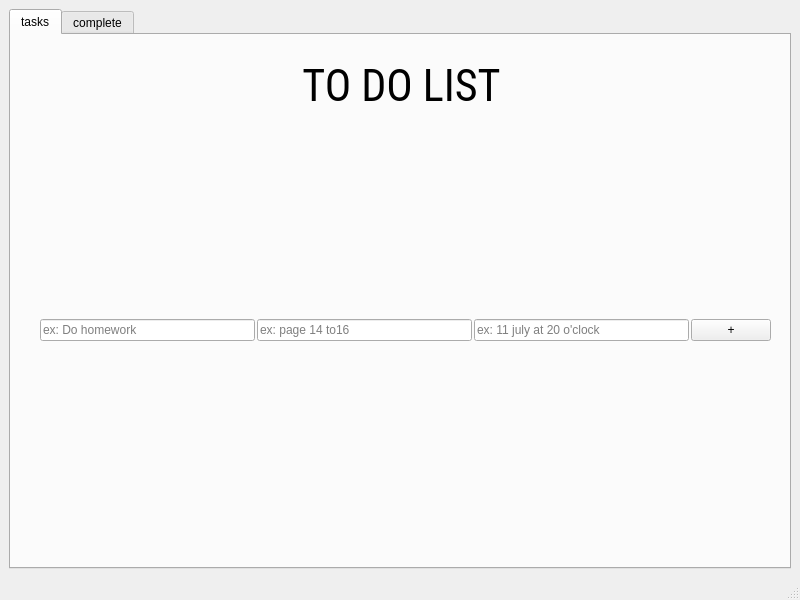
<?xml version="1.0" encoding="UTF-8"?>
<ui version="4.0">
 <class>MainWindow</class>
 <widget class="QMainWindow" name="MainWindow">
  <property name="geometry">
   <rect>
    <x>0</x>
    <y>0</y>
    <width>800</width>
    <height>600</height>
   </rect>
  </property>
  <property name="windowTitle">
   <string>To Do List</string>
  </property>
  <property name="windowIcon">
   <iconset>
    <normaloff>images/todolisticon.png</normaloff>images/todolisticon.png</iconset>
  </property>
  <widget class="QWidget" name="centralwidget">
   <layout class="QVBoxLayout" name="verticalLayout">
    <item>
     <widget class="QTabWidget" name="tabWidget">
      <property name="currentIndex">
       <number>0</number>
      </property>
      <widget class="QWidget" name="tasks">
       <attribute name="title">
        <string>tasks</string>
       </attribute>
       <widget class="QWidget" name="verticalLayoutWidget">
        <property name="geometry">
         <rect>
          <x>29</x>
          <y>90</y>
          <width>731</width>
          <height>411</height>
         </rect>
        </property>
        <layout class="QVBoxLayout" name="verticalLayout_2" stretch="3,1">
         <property name="spacing">
          <number>2</number>
         </property>
         <item>
          <layout class="QGridLayout" name="gridLayout">
           <property name="sizeConstraint">
            <enum>QLayout::SetFixedSize</enum>
           </property>
          </layout>
         </item>
         <item>
          <layout class="QHBoxLayout" name="horizontalLayout">
           <item>
            <widget class="QLineEdit" name="tb_title">
             <property name="placeholderText">
              <string>ex: Do homework</string>
             </property>
            </widget>
           </item>
           <item>
            <widget class="QLineEdit" name="tb_description">
             <property name="placeholderText">
              <string>ex: page 14 to16</string>
             </property>
            </widget>
           </item>
           <item>
            <widget class="QLineEdit" name="tb_time">
             <property name="placeholderText">
              <string>ex: 11 july at 20 o'clock</string>
             </property>
            </widget>
           </item>
           <item>
            <widget class="QPushButton" name="add_btn">
             <property name="text">
              <string>+</string>
             </property>
            </widget>
           </item>
          </layout>
         </item>
        </layout>
       </widget>
       <widget class="QLabel" name="label">
        <property name="geometry">
         <rect>
          <x>30</x>
          <y>20</y>
          <width>721</width>
          <height>61</height>
         </rect>
        </property>
        <property name="font">
         <font>
          <family>Roboto Condensed</family>
          <pointsize>33</pointsize>
          <bold>false</bold>
         </font>
        </property>
        <property name="text">
         <string>TO DO LIST</string>
        </property>
        <property name="alignment">
         <set>Qt::AlignCenter</set>
        </property>
       </widget>
      </widget>
      <widget class="QWidget" name="complete">
       <attribute name="title">
        <string>complete</string>
       </attribute>
       <widget class="QWidget" name="gridLayoutWidget">
        <property name="geometry">
         <rect>
          <x>59</x>
          <y>110</y>
          <width>671</width>
          <height>361</height>
         </rect>
        </property>
        <layout class="QGridLayout" name="gridLayout_comp"/>
       </widget>
       <widget class="QLabel" name="label_2">
        <property name="geometry">
         <rect>
          <x>60</x>
          <y>20</y>
          <width>671</width>
          <height>81</height>
         </rect>
        </property>
        <property name="font">
         <font>
          <family>Roboto Condensed</family>
          <pointsize>33</pointsize>
         </font>
        </property>
        <property name="text">
         <string>Completed Tasks</string>
        </property>
        <property name="alignment">
         <set>Qt::AlignCenter</set>
        </property>
       </widget>
      </widget>
     </widget>
    </item>
   </layout>
  </widget>
  <widget class="QMenuBar" name="menubar">
   <property name="geometry">
    <rect>
     <x>0</x>
     <y>0</y>
     <width>800</width>
     <height>22</height>
    </rect>
   </property>
  </widget>
  <widget class="QStatusBar" name="statusbar"/>
 </widget>
 <resources/>
 <connections/>
</ui>
